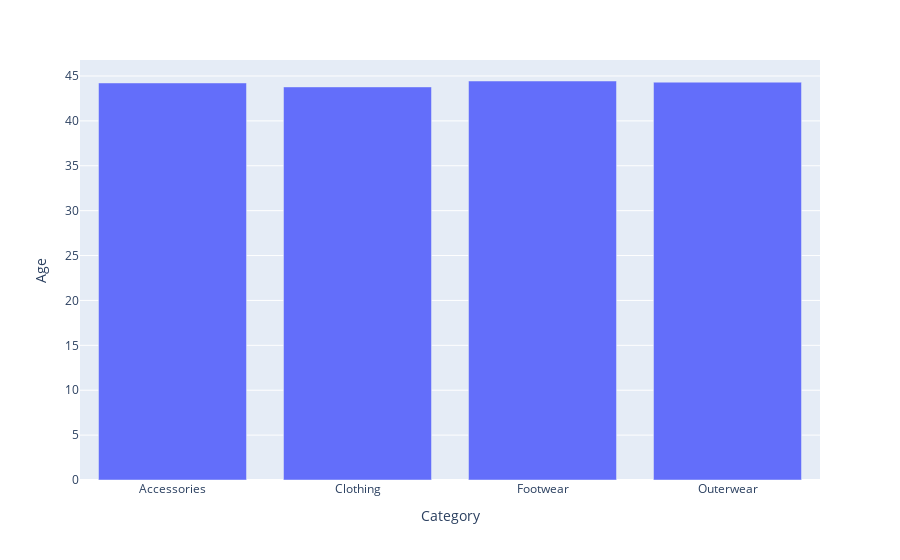

This figure's notebook cell:
### Code cell
fig = px.bar(shop_group ,y = 'Age' , x= 'Category')
fig.show()

### Figure 1 — Plotly figure (JSON) as saved in the notebook; plotly's stock layout.template omitted (floating-point values rounded to 4 significant figures)
{"data": [{"alignmentgroup": "True", "hovertemplate": "Category=%{x}<br>Age=%{y}<extra></extra>", "legendgroup": "", "marker": {"color": "#636efa", "pattern": {"shape": ""}}, "name": "", "offsetgroup": "", "orientation": "v", "showlegend": false, "textposition": "auto", "type": "bar", "x": ["Accessories", "Clothing", "Footwear", "Outerwear"], "xaxis": "x", "y": [44.22, 43.78, 44.44, 44.31], "yaxis": "y"}], "layout": {"autosize": true, "barmode": "relative", "legend": {"tracegroupgap": 0}, "margin": {"t": 60}, "xaxis": {"anchor": "y", "autorange": true, "domain": [0, 1], "range": [-0.5, 3.5], "title": {"text": "Category"}, "type": "category"}, "yaxis": {"anchor": "x", "autorange": true, "domain": [0, 1], "range": [0, 46.78], "title": {"text": "Age"}, "type": "linear"}}}
